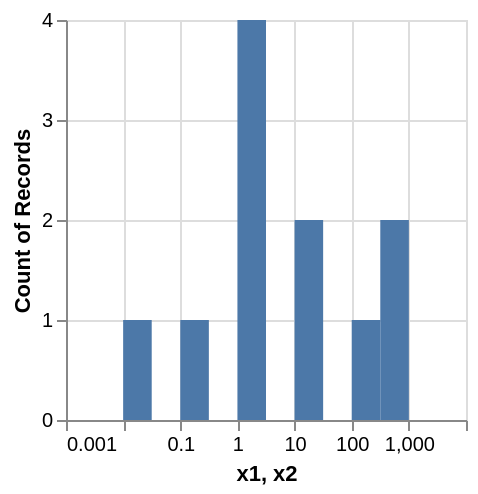

Write a Vega-Lite specification for this figure.
### Vega specification from a JSON file in a GitHub repository (floating-point values rounded to 4 significant figures)
{"$schema": "https://vega.github.io/schema/vega/v5.json", "description": "Log-scaled Histogram.  We may improve the support of this. See https://github.com/vega/vega-lite/issues/4792.", "background": "white", "padding": 5, "width": 200, "height": 200, "style": "cell", "data": [{"name": "source_0", "values": [{"x": 0.01}, {"x": 0.1}, {"x": 1}, {"x": 1}, {"x": 1}, {"x": 1}, {"x": 10}, {"x": 10}, {"x": 100}, {"x": 500}, {"x": 800}]}, {"name": "data_0", "source": "source_0", "transform": [{"type": "formula", "expr": "log(datum.x)/log(10)", "as": "log_x"}, {"type": "extent", "field": "log_x", "signal": "bin_maxbins_10_log_x_extent"}, {"type": "bin", "field": "log_x", "as": ["bin_log_x", "bin_log_x_end"], "signal": "bin_maxbins_10_log_x_bins", "extent": {"signal": "bin_maxbins_10_log_x_extent"}, "maxbins": 10}, {"type": "formula", "expr": "pow(10, datum.bin_log_x)", "as": "x1"}, {"type": "formula", "expr": "pow(10, datum.bin_log_x_end)", "as": "x2"}, {"type": "aggregate", "groupby": ["x1", "x2"], "ops": ["count"], "fields": [null], "as": ["__count"]}, {"type": "filter", "expr": "isValid(datum[\"x1\"]) && isFinite(+datum[\"x1\"])"}]}], "marks": [{"name": "marks", "type": "rect", "style": ["bar"], "from": {"data": "data_0"}, "encode": {"update": {"fill": {"value": "#4c78a8"}, "ariaRoleDescription": {"value": "bar"}, "description": {"signal": "\"\" + \"x1\" + \": \" + (format(datum[\"x1\"], \"\")) + \"; \" + \"x2\" + \": \" + (format(datum[\"x2\"], \"\")) + \"; \" + \"Count of Records\" + \": \" + (format(datum[\"__count\"], \"\"))"}, "x": {"scale": "x", "field": "x1"}, "x2": {"scale": "x", "field": "x2"}, "y": {"scale": "y", "field": "__count"}, "y2": {"scale": "y", "value": 0}}}}], "scales": [{"name": "x", "type": "log", "domain": {"data": "data_0", "fields": ["x1", "x2"]}, "range": [0, {"signal": "width"}], "base": 10, "nice": true, "padding": 5}, {"name": "y", "type": "linear", "domain": {"data": "data_0", "field": "__count"}, "range": [{"signal": "height"}, 0], "nice": true, "zero": true}], "axes": [{"scale": "x", "orient": "bottom", "tickCount": 5, "gridScale": "y", "grid": true, "domain": false, "labels": false, "aria": false, "maxExtent": 0, "minExtent": 0, "ticks": false, "zindex": 0}, {"scale": "y", "orient": "left", "gridScale": "x", "grid": true, "tickCount": {"signal": "ceil(height/40)"}, "domain": false, "labels": false, "aria": false, "maxExtent": 0, "minExtent": 0, "ticks": false, "zindex": 0}, {"scale": "x", "orient": "bottom", "grid": false, "title": "x1, x2", "tickCount": 5, "labelFlush": true, "labelOverlap": "greedy", "zindex": 0}, {"scale": "y", "orient": "left", "grid": false, "title": "Count of Records", "labelOverlap": true, "tickCount": {"signal": "ceil(height/40)"}, "zindex": 0}]}
